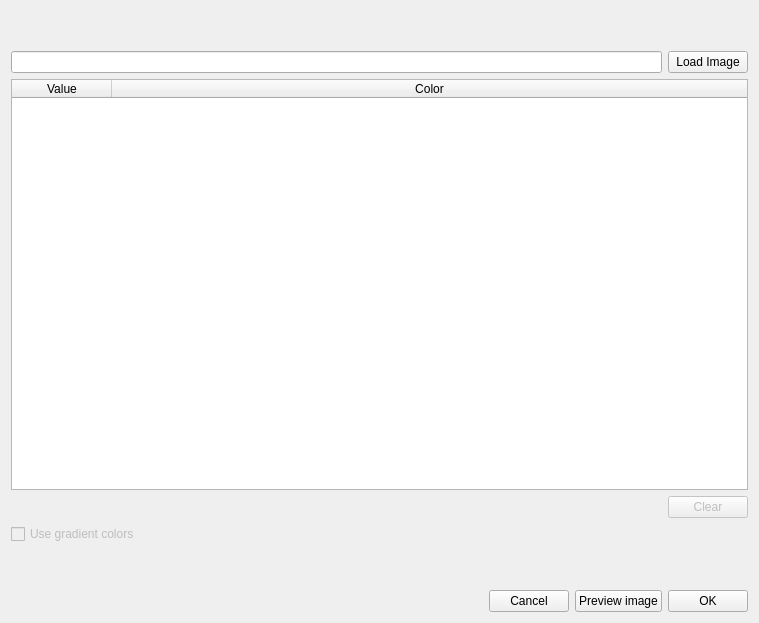
<?xml version="1.0" encoding="UTF-8"?>
<ui version="4.0">
 <class>ConfigureRGBForm</class>
 <widget class="QWidget" name="ConfigureRGBForm">
  <property name="geometry">
   <rect>
    <x>0</x>
    <y>0</y>
    <width>759</width>
    <height>623</height>
   </rect>
  </property>
  <property name="windowTitle">
   <string>Form</string>
  </property>
  <layout class="QHBoxLayout" name="horizontalLayout_3">
   <item>
    <layout class="QGridLayout" name="gridLayout">
     <item row="2" column="0">
      <layout class="QHBoxLayout" name="horizontalLayout">
       <item>
        <widget class="QLineEdit" name="lineEdit"/>
       </item>
       <item>
        <widget class="QPushButton" name="pushButton_2">
         <property name="text">
          <string>Load Image</string>
         </property>
        </widget>
       </item>
      </layout>
     </item>
     <item row="7" column="0">
      <widget class="QCheckBox" name="checkBox_gradient">
       <property name="enabled">
        <bool>false</bool>
       </property>
       <property name="text">
        <string>Use gradient colors</string>
       </property>
      </widget>
     </item>
     <item row="4" column="0">
      <widget class="QTableWidget" name="tableWidget">
       <property name="sizePolicy">
        <sizepolicy hsizetype="MinimumExpanding" vsizetype="Expanding">
         <horstretch>0</horstretch>
         <verstretch>0</verstretch>
        </sizepolicy>
       </property>
       <property name="layoutDirection">
        <enum>Qt::LeftToRight</enum>
       </property>
       <attribute name="horizontalHeaderCascadingSectionResizes">
        <bool>false</bool>
       </attribute>
       <attribute name="horizontalHeaderHighlightSections">
        <bool>true</bool>
       </attribute>
       <attribute name="horizontalHeaderStretchLastSection">
        <bool>true</bool>
       </attribute>
       <attribute name="verticalHeaderCascadingSectionResizes">
        <bool>false</bool>
       </attribute>
       <column>
        <property name="text">
         <string>Value</string>
        </property>
       </column>
       <column>
        <property name="text">
         <string>Color</string>
        </property>
       </column>
      </widget>
     </item>
     <item row="5" column="0" alignment="Qt::AlignRight">
      <widget class="QPushButton" name="pushButton_clear">
       <property name="enabled">
        <bool>false</bool>
       </property>
       <property name="sizePolicy">
        <sizepolicy hsizetype="Maximum" vsizetype="Fixed">
         <horstretch>0</horstretch>
         <verstretch>0</verstretch>
        </sizepolicy>
       </property>
       <property name="text">
        <string>Clear</string>
       </property>
      </widget>
     </item>
     <item row="9" column="0">
      <spacer name="verticalSpacer">
       <property name="orientation">
        <enum>Qt::Vertical</enum>
       </property>
       <property name="sizeType">
        <enum>QSizePolicy::Maximum</enum>
       </property>
       <property name="sizeHint" stdset="0">
        <size>
         <width>20</width>
         <height>40</height>
        </size>
       </property>
      </spacer>
     </item>
     <item row="0" column="0">
      <widget class="QLabel" name="label_title">
       <property name="text">
        <string/>
       </property>
       <property name="alignment">
        <set>Qt::AlignCenter</set>
       </property>
       <property name="wordWrap">
        <bool>true</bool>
       </property>
      </widget>
     </item>
     <item row="1" column="0">
      <widget class="QLabel" name="label_desc">
       <property name="text">
        <string/>
       </property>
      </widget>
     </item>
     <item row="11" column="0">
      <layout class="QHBoxLayout" name="horizontalLayout_2">
       <item>
        <spacer name="horizontalSpacer">
         <property name="orientation">
          <enum>Qt::Horizontal</enum>
         </property>
         <property name="sizeHint" stdset="0">
          <size>
           <width>40</width>
           <height>20</height>
          </size>
         </property>
        </spacer>
       </item>
       <item>
        <widget class="QPushButton" name="pushButton_cancel">
         <property name="text">
          <string>Cancel</string>
         </property>
        </widget>
       </item>
       <item>
        <widget class="QPushButton" name="pushButton_preview">
         <property name="text">
          <string>Preview image</string>
         </property>
        </widget>
       </item>
       <item>
        <widget class="QPushButton" name="pushButton_ok">
         <property name="text">
          <string>OK</string>
         </property>
        </widget>
       </item>
      </layout>
     </item>
    </layout>
   </item>
  </layout>
 </widget>
 <resources/>
 <connections/>
</ui>
